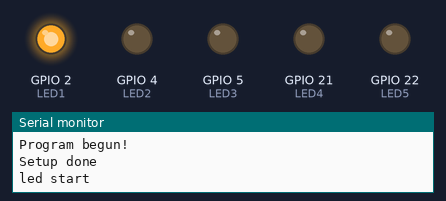
A sketch run on a simulated ESP32. Parts: output pins drawn as LEDs (lit = HIGH), the last lines printed to the serial monitor.

Above: at 0.05 s.
At 0.75 s:
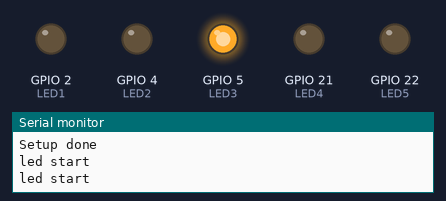
At 1.45 s:
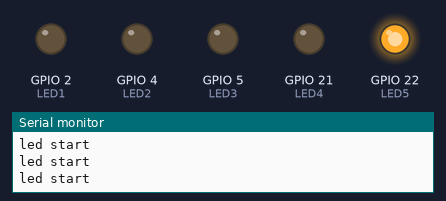
At 2.15 s:
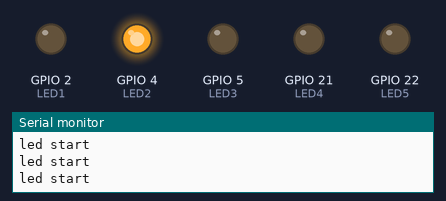
At 2.85 s:
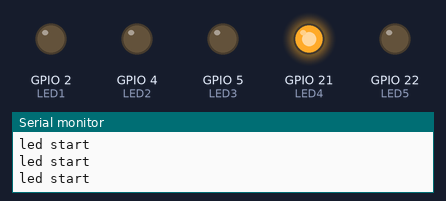
Timing chart, 0 to 3.1 s (numbered marks = the images above):
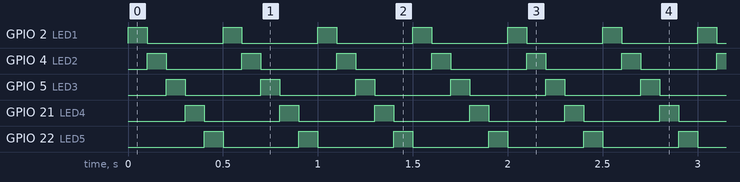

Measured:
- by itself, GPIO 2 (LED1), GPIO 4 (LED2), GPIO 5 (LED3), GPIO 21 (LED4), GPIO 22 (LED5): alternates HIGH for 0.10 s and LOW for 0.40 s
- by itself, everything shown: repeats every 1.0 s, in 5 steps

The sketch:

1_LED_Basic.ino
```cpp
#define LED1 2
#define LED2 4
#define LED3 5
#define LED4 21
#define LED5 22
const int firstDuration = 100;
const int secondDuration = 100;
const int thirdDuration = 100;
const int fourthDuration = 100;
const int fifthDuration = 100;
void setup()
{
  Serial.begin(115200);
  Serial.setDebugOutput(true);
  Serial.println();
  Serial.println("Program begun!");

  pinMode(LED1, OUTPUT);
  pinMode(LED2, OUTPUT);
  pinMode(LED3, OUTPUT);
  pinMode(LED4, OUTPUT);
  pinMode(LED5, OUTPUT);

  Serial.println("Setup done");
}

void loop()
{
  Serial.println("led start");

  digitalWrite(LED1, HIGH);
  digitalWrite(LED2, LOW);
  digitalWrite(LED3, LOW);
  digitalWrite(LED4, LOW);
  digitalWrite(LED5, LOW);
  delay(firstDuration);

  digitalWrite(LED1, LOW);
  digitalWrite(LED2, HIGH);
  digitalWrite(LED3, LOW);
  digitalWrite(LED4, LOW);
  digitalWrite(LED5, LOW);
  delay(secondDuration);

  digitalWrite(LED1, LOW);
  digitalWrite(LED2, LOW);
  digitalWrite(LED3, HIGH);
  digitalWrite(LED4, LOW);
  digitalWrite(LED5, LOW);
  delay(thirdDuration);

  digitalWrite(LED1, LOW);
  digitalWrite(LED2, LOW);
  digitalWrite(LED3, LOW);
  digitalWrite(LED4, HIGH);
  digitalWrite(LED5, LOW);
  delay(fourthDuration);

  digitalWrite(LED1, LOW);
  digitalWrite(LED2, LOW);
  digitalWrite(LED3, LOW);
  digitalWrite(LED4, LOW);
  digitalWrite(LED5, HIGH);
  delay(fifthDuration);
}
```
